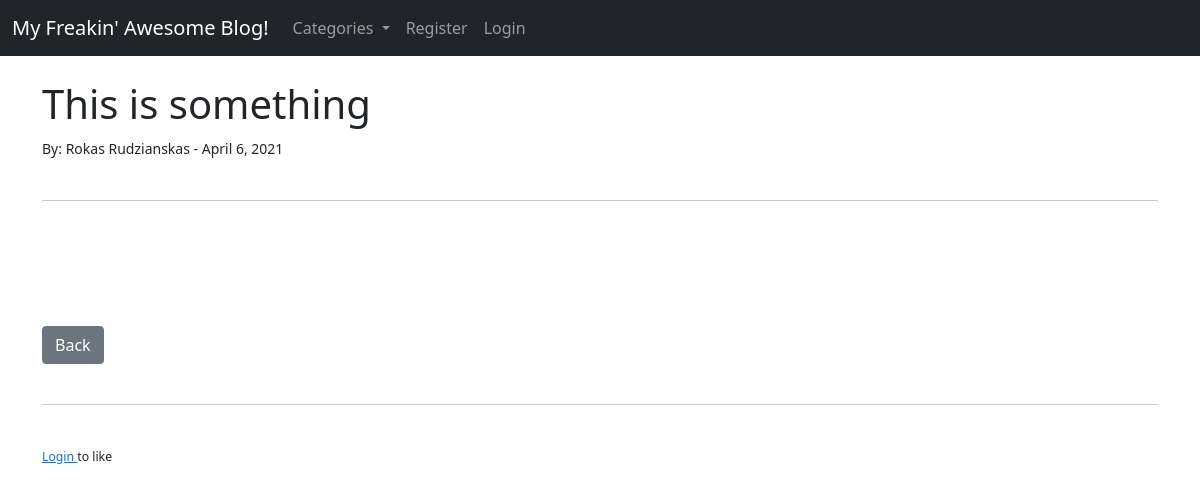
The app's page /article/11 with its own data.
### theblog/models.py (models this page shows, shortened)
class Post(models.Model):
    title = models.CharField(max_length=255)
    header_image = models.ImageField(null=True, blank=True, upload_to="images/")
    title_tag = models.CharField(max_length=255)
    author = models.ForeignKey(User, on_delete=models.CASCADE)
    body = RichTextField(blank=True, null=True)
    post_date = models.DateField(auto_now_add=True)
    category = models.CharField(max_length=255, default='coding')
    snippet = models.CharField(max_length=255)
    likes = models.ManyToManyField(User, related_name='blog_posts')
    def total_likes(self):
        return self.likes.count()

### theblog/views.py (the view)
# urls.py: path('article/<int:pk>', ArticleDetailView.as_view(), name="article-detail"),
class ArticleDetailView(DetailView):
    model = Post
    template_name = 'article_details.html'
    def get_context_data(self, *args, **kwargs):
        cat_menu = Category.objects.all()
        context = super(ArticleDetailView, self).get_context_data(*args, **kwargs)
        stuff = get_object_or_404(Post, id=self.kwargs['pk'])
        total_likes = stuff.total_likes()
        liked = False
        if stuff.likes.filter(id=self.request.user.id).exists():
            liked = True
        context["cat_menu"] = cat_menu
        context["total_likes"] = total_likes
        context["liked"] = liked
        return context

### theblog/models.py (called while the page is built)
    def __str__(self):
        return self.name

### theblog/templates/article_details.html (shortened to what this page needs)
{% extends 'base.html' %}
    {% block content %}
 <h1>{{ post.title }}</h1>
    <small>By: {{post.author.first_name }} {{post.author.last_name }} - {{ post.post_date }} <br><br>
        <hr>
        <br>
        {{post.body|safe}}
        <br><br>
        <a href="{% url 'home' %}" class="btn btn-secondary">Back</a>
        <br><br>
        <hr>
        <br>
        <form action="{% url 'like_post'  post.pk%}" method="post">
            {% if user.is_authenticated %}
            {% if liked %}
                <button type="submit", name="post_id", value="{{ post.id }}",
                        class="btn btn-danger btn-sm">Unlike</button>
            - {{ total_likes }} Likes
            {% else %}
                <button type="submit", name="post_id", value="{{ post.id }}",
                        class="btn btn-primary btn-sm">Like</button>
            - {{ total_likes }} Likes
            {% endif %}
            {% else %}
                <small><a href="{% url 'login' %}">Login </a>to like</small>
            {% endif %}
        </form>
    {% endblock %}

### records on screen
Post: title "This is something", author.first_name "Rokas", author.last_name "Rudzianskas", post_date "April 6, 2021"
